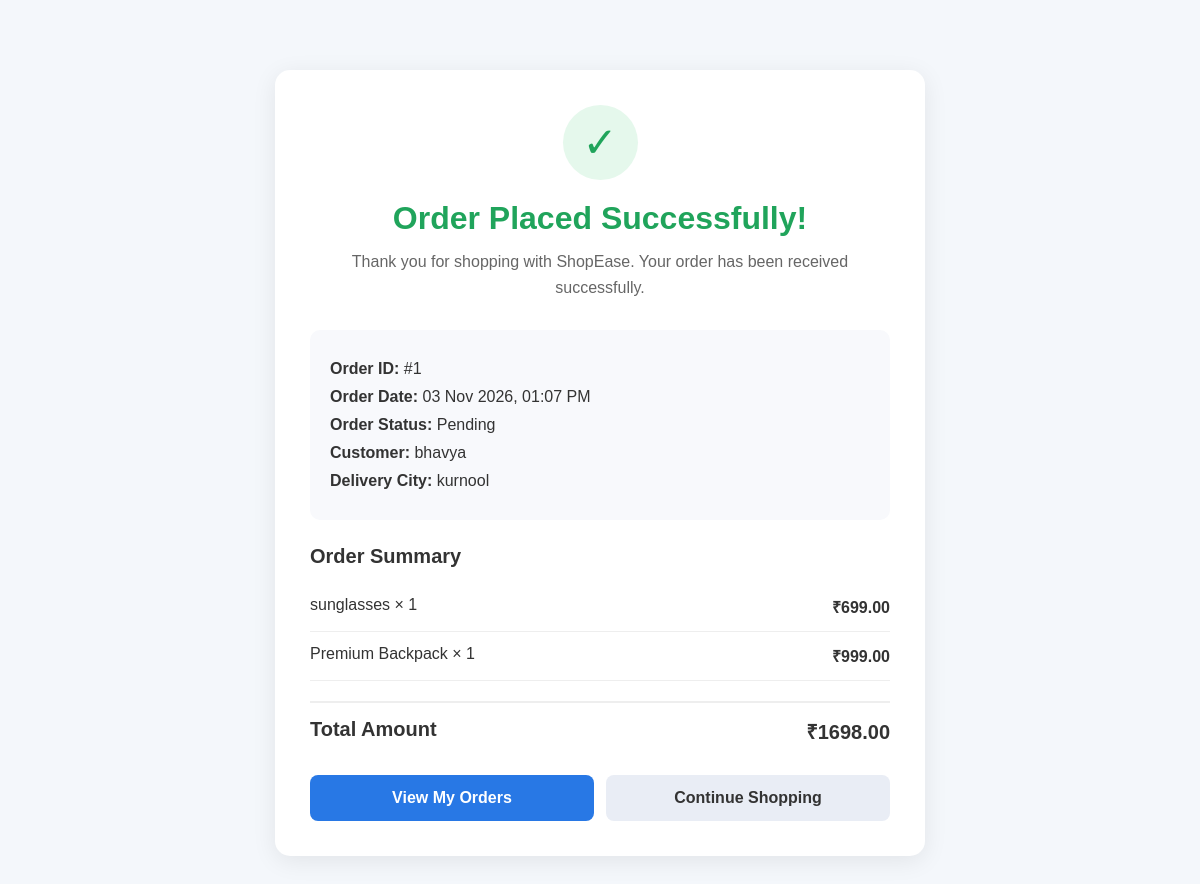
/order-confirmation/1/ (signed in), run on the app's committed database.
### store/models.py (models this page shows, shortened)
class Order(models.Model):
    user = models.ForeignKey(
        settings.AUTH_USER_MODEL,
        on_delete=models.CASCADE
    )
    full_name = models.CharField(max_length=150)
    email = models.EmailField()
    phone = models.CharField(max_length=15)
    address = models.TextField()
    city = models.CharField(max_length=100)
    postal_code = models.CharField(max_length=10)
    total_amount = models.DecimalField(
        max_digits=10,
        decimal_places=2
    )
    created_at = models.DateTimeField(auto_now_add=True)
    STATUS_CHOICES = [
        ('pending', 'Pending'),
        ('confirmed', 'Confirmed'),
        ('shipped', 'Shipped'),
        ('delivered', 'Delivered'),
        ('cancelled', 'Cancelled'),
    ]
    status = models.CharField(
        max_length=20,
        choices=STATUS_CHOICES,
        default='pending'
    )

class OrderItem(models.Model):
    order = models.ForeignKey(
        Order,
        on_delete=models.CASCADE,
        related_name='items'
    )
    product = models.ForeignKey(
        Product,
        on_delete=models.SET_NULL,
        null=True
    )
    product_name = models.CharField(max_length=200)
    price = models.DecimalField(
        max_digits=10,
        decimal_places=2
    )
    quantity = models.PositiveIntegerField()

### store/views.py (the view)
@login_required
def order_confirmation(request, order_id):
    order = get_object_or_404(
        Order.objects.prefetch_related('items'),
        id=order_id,
        user=request.user
    )
    return render(request, 'store/order_confirmation.html', {
        'order': order
    })

### store/templates/store/order_confirmation.html (shortened to what this page needs)
<!DOCTYPE html>
<html lang="en">
<head>
</head>
<body>
<div class="container">
    <div class="success-icon">✓</div>
    <h1>Order Placed Successfully!</h1>
    <p class="message">
        Thank you for shopping with ShopEase.
        Your order has been received successfully.
    </p>
    <div class="order-info">
        <p><strong>Order ID:</strong> #{{ order.id }}</p>
        <p>
            <strong>Order Date:</strong>
            {{ order.created_at|date:"d M Y, h:i A" }}
        </p>
        <p><strong>Order Status:</strong> {{ order.get_status_display }}</p>
        <p><strong>Customer:</strong> {{ order.full_name }}</p>
        <p><strong>Delivery City:</strong> {{ order.city }}</p>
    </div>
    <h2>Order Summary</h2>
    {% for item in order.items.all %}
        <div class="product">
            <span>
                {{ item.product_name }} × {{ item.quantity }}
            </span>
            <strong>
                ₹{{ item.price|floatformat:2 }}
            </strong>
        </div>
    {% endfor %}
    <div class="total">
        <span>Total Amount</span>
        <span>₹{{ order.total_amount|floatformat:2 }}</span>
    </div>
    <div class="buttons">
        <a href="{% url 'my_orders' %}" class="orders-btn">
            View My Orders
        </a>
        <a href="{% url 'home' %}" class="shop-btn">
            Continue Shopping
        </a>
    </div>
</div>
</body>
</html>

### store/templates/store/order_confirmation.html (style rules this page uses)
* { margin: 0; padding: 0; box-sizing: border-box; font-family: Arial, sans-serif; }
body { background: #f4f7fb; color: #333; padding: 30px 15px; }
.container { max-width: 650px; margin: 40px auto; background: white; padding: 35px; border-radius: 15px; box-shadow: 0 5px 25px rgba(0,0,0,0.08); }
.success-icon { width: 75px; height: 75px; margin: 0 auto 20px; background: #e5f8ec; color: #20a45b; border-radius: 50%; display: flex; align-items: center; justify-content: center; font-size: 42px; }
h1 { text-align: center; color: #20a45b; margin-bottom: 12px; }
.message { text-align: center; color: #666; margin-bottom: 30px; line-height: 1.6; }
.order-info { background: #f8f9fc; padding: 20px; border-radius: 10px; margin-bottom: 25px; }
.order-info p { margin: 10px 0; }
h2 { font-size: 20px; margin-bottom: 15px; }
.product { display: flex; justify-content: space-between; gap: 15px; padding: 13px 0; border-bottom: 1px solid #eee; }
.total { display: flex; justify-content: space-between; font-size: 20px; font-weight: bold; margin-top: 20px; padding-top: 15px; border-top: 2px solid #eee; }
.buttons { display: flex; gap: 12px; margin-top: 30px; }
.buttons a { flex: 1; text-align: center; padding: 14px 10px; text-decoration: none; border-radius: 8px; font-weight: bold; }
.orders-btn { background: #2878e5; color: white; }
.shop-btn { background: #e9edf5; color: #333; }

### data on the page
Order: id "1", created_at "03 Nov 2026, 01:07 PM", status "Pending", full_name "bhavya", city "kurnool", total_amount "1698.00"
OrderItem: product_name "sunglasses", quantity "1", price "699.00"
OrderItem: product_name "Premium Backpack", quantity "1", price "999.00"
